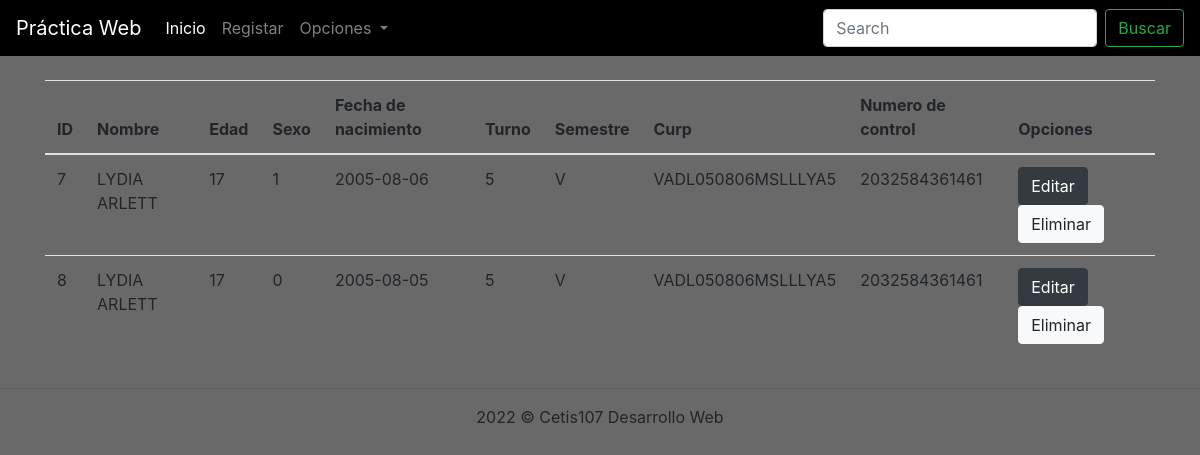
The page /proyecto5AVP/consultarDatos.php on the database its author committed.
### tables this page shows
CREATE TABLE `usuarios` (
  `id` int(11) NOT NULL,
  `nombre` varchar(100) NOT NULL,
  `edad` int(2) NOT NULL,
  `curp` varchar(20) NOT NULL,
  `numero_control` varchar(50) NOT NULL,
  `especialidad` varchar(20) NOT NULL,
  `fecha_nacimiento` date NOT NULL,
  `turno` varchar(20) NOT NULL,
  `semestre` varchar(10) NOT NULL,
  `sexo` tinyint(1) NOT NULL
);

### proyecto5AVP/consultarDatos.php (the view, shortened to what this page needs)
<!DOCTYPE html>
<html lang="en">
<head>
    <link rel="stylesheet" href="css/bootstrap.css">
</head>
<body style="background-color: #696969;">
<?php include 'menu (1).php'?>
    <?php
      include 'conexion.php';
      $sql = "select * from usuarios";
      $datos = $conexion->query($sql);
    ?>
    <br>
    <div class="container">
        <div class="row">
            <div class="col-12">
                <table class="table table-hover">
                    <thead>
                        <tr>
                            <th>ID</th>
                            <th>Nombre</th>
                            <th>Edad</th>
                            <th>Sexo</th>
                            <th>Fecha de nacimiento</th>
                            <th>Turno</th>
                            <th>Semestre</th>
                            <th>Curp</th>
                            <th>Numero de control</th>
                            <th>Opciones</th>
                        </tr>
                    </thead>
                    <tbody>
                      <?php if($datos->num_rows > 0) {
                          while($row = $datos->fetch_assoc()) {
                      ?>
                        <tr>
                            <td><?php echo $row["id"]; ?></td>
                            <td><?php echo $row["nombre"]; ?></td>
                            <td><?php echo $row["edad"]; ?></td>
                            <td><?php echo $row["sexo"]; ?></td>
                            <td><?php echo $row["fecha_nacimiento"]; ?></td>
                            <td><?php echo $row["semestre"]; ?></td>
                            <td><?php echo $row["turno"]; ?></td>
                            <td><?php echo $row["curp"]; ?></td>
                            <td><?php echo $row["numero_control"]; ?></td>
                            <td>
                                <a href="" class="btn btn-dark">Editar</a>
                                <a href="eliminarDatos.php?id=<?php echo $row["id"]; ?>" class="btn btn-light">Eliminar</a>
                            </td>
                        </tr>
                      <?php
                      }
                    }
                      ?>
                    </tbody>
                </table>
            </div>
        </div>
    </div>
    <footer class="text-center">
        <hr>
        2022 &copy; Cetis107 Desarrollo Web
    </footer>
</body>
</html>

### proyecto5AVP/menu (1).php (shortened to what this page needs)
<nav class="navbar navbar-expand-lg navbar-dark "style="background-color: #000000;">
        <a class="navbar-brand" href="index.php">Práctica Web</a>
        <div class="collapse navbar-collapse" id="navbarSupportedContent">
          <ul class="navbar-nav mr-auto">
            <li class="nav-item active">
              <a class="nav-link" href="index.php">Inicio <span class="sr-only">(current)</span></a>
            </li>
            <li class="nav-item">
              <a class="nav-link" href="registrarDatos.php">Registar</a>
            </li>
            <li class="nav-item dropdown">
              <a class="nav-link dropdown-toggle" href="#" role="button" data-toggle="dropdown" aria-expanded="false">
                Opciones
              </a>
            </li>
          </ul>
          <form class="form-inline my-2 my-lg-0" method="GET" action="resultadoBusqueda.php">
            <input name="termino" class="form-control mr-sm-2" type="search" placeholder="Search" aria-label="Search">
            <button class="btn btn-outline-success my-2 my-sm-0" type="submit">Buscar</button>
          </form>
        </div>
</nav>

### rows shown on the page
usuarios: id "7", nombre "LYDIA ARLETT", edad "17", sexo "1", fecha_nacimiento "2005-08-06", semestre "5", turno "V", curp "VADL050806MSLLLYA5", numero_control "2032584361461"
usuarios: id "8", nombre "LYDIA ARLETT", edad "17", sexo "0", fecha_nacimiento "2005-08-05", semestre "5", turno "V", curp "VADL050806MSLLLYA5", numero_control "2032584361461"
